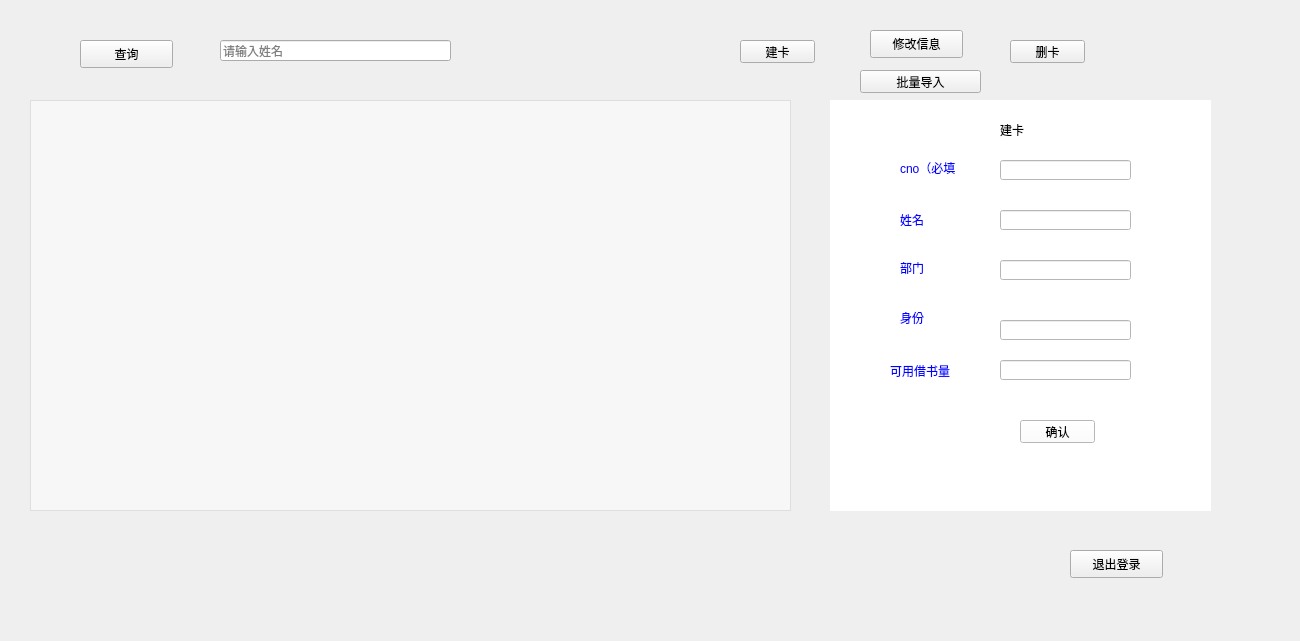
<?xml version="1.0" encoding="UTF-8"?>
<ui version="4.0">
 <class>cardpage</class>
 <widget class="QWidget" name="cardpage">
  <property name="geometry">
   <rect>
    <x>0</x>
    <y>0</y>
    <width>1300</width>
    <height>641</height>
   </rect>
  </property>
  <property name="windowTitle">
   <string>Form</string>
  </property>
  <widget class="QStackedWidget" name="controlPage">
   <property name="geometry">
    <rect>
     <x>830</x>
     <y>100</y>
     <width>381</width>
     <height>411</height>
    </rect>
   </property>
   <property name="styleSheet">
    <string notr="true">background-color: rgb(255, 255, 255);</string>
   </property>
   <property name="currentIndex">
    <number>1</number>
   </property>
   <widget class="QWidget" name="page_4">
    <widget class="QLabel" name="label_7">
     <property name="geometry">
      <rect>
       <x>150</x>
       <y>20</y>
       <width>81</width>
       <height>31</height>
      </rect>
     </property>
     <property name="styleSheet">
      <string notr="true">color: rgb(0, 0, 0);
font: 75 20pt &quot;Agency FB&quot;;</string>
     </property>
     <property name="text">
      <string>删除</string>
     </property>
    </widget>
    <widget class="QLabel" name="label_9">
     <property name="geometry">
      <rect>
       <x>40</x>
       <y>130</y>
       <width>71</width>
       <height>31</height>
      </rect>
     </property>
     <property name="styleSheet">
      <string notr="true">font: 12pt rgb(255, 0, 0)&quot;Agency FB&quot;;
color: rgb(0, 0, 255);</string>
     </property>
     <property name="text">
      <string>cno</string>
     </property>
    </widget>
    <widget class="QLineEdit" name="Boxdelete">
     <property name="geometry">
      <rect>
       <x>140</x>
       <y>130</y>
       <width>151</width>
       <height>31</height>
      </rect>
     </property>
     <property name="placeholderText">
      <string/>
     </property>
    </widget>
    <widget class="QPushButton" name="Btndelete">
     <property name="geometry">
      <rect>
       <x>160</x>
       <y>230</y>
       <width>75</width>
       <height>23</height>
      </rect>
     </property>
     <property name="styleSheet">
      <string notr="true">color: rgb(0, 0, 0);</string>
     </property>
     <property name="text">
      <string>确认</string>
     </property>
    </widget>
   </widget>
   <widget class="QWidget" name="page_5">
    <widget class="QLineEdit" name="cnoBox">
     <property name="geometry">
      <rect>
       <x>170</x>
       <y>60</y>
       <width>131</width>
       <height>20</height>
      </rect>
     </property>
     <property name="placeholderText">
      <string/>
     </property>
    </widget>
    <widget class="QLabel" name="label_23">
     <property name="geometry">
      <rect>
       <x>170</x>
       <y>20</y>
       <width>121</width>
       <height>20</height>
      </rect>
     </property>
     <property name="styleSheet">
      <string notr="true">color: rgb(0, 0, 0);</string>
     </property>
     <property name="text">
      <string>建卡</string>
     </property>
    </widget>
    <widget class="QLabel" name="label_24">
     <property name="geometry">
      <rect>
       <x>70</x>
       <y>60</y>
       <width>71</width>
       <height>16</height>
      </rect>
     </property>
     <property name="styleSheet">
      <string notr="true">color: rgb(0, 0, 255);</string>
     </property>
     <property name="text">
      <string>cno（必填</string>
     </property>
    </widget>
    <widget class="QLabel" name="label_25">
     <property name="geometry">
      <rect>
       <x>70</x>
       <y>160</y>
       <width>61</width>
       <height>16</height>
      </rect>
     </property>
     <property name="styleSheet">
      <string notr="true">color: rgb(0, 0, 255);</string>
     </property>
     <property name="text">
      <string>部门</string>
     </property>
    </widget>
    <widget class="QLabel" name="label_26">
     <property name="geometry">
      <rect>
       <x>70</x>
       <y>210</y>
       <width>61</width>
       <height>16</height>
      </rect>
     </property>
     <property name="styleSheet">
      <string notr="true">color: rgb(0, 0, 255);</string>
     </property>
     <property name="text">
      <string>身份</string>
     </property>
    </widget>
    <widget class="QLineEdit" name="nameBox">
     <property name="geometry">
      <rect>
       <x>170</x>
       <y>110</y>
       <width>131</width>
       <height>20</height>
      </rect>
     </property>
     <property name="placeholderText">
      <string/>
     </property>
    </widget>
    <widget class="QLineEdit" name="departmentBox">
     <property name="geometry">
      <rect>
       <x>170</x>
       <y>160</y>
       <width>131</width>
       <height>20</height>
      </rect>
     </property>
     <property name="placeholderText">
      <string/>
     </property>
    </widget>
    <widget class="QPushButton" name="okbottom">
     <property name="geometry">
      <rect>
       <x>190</x>
       <y>320</y>
       <width>75</width>
       <height>23</height>
      </rect>
     </property>
     <property name="styleSheet">
      <string notr="true">color: rgb(0, 0, 0);</string>
     </property>
     <property name="text">
      <string>确认</string>
     </property>
    </widget>
    <widget class="QLabel" name="label_28">
     <property name="geometry">
      <rect>
       <x>70</x>
       <y>110</y>
       <width>61</width>
       <height>20</height>
      </rect>
     </property>
     <property name="styleSheet">
      <string notr="true">color: rgb(0, 0, 255);</string>
     </property>
     <property name="text">
      <string>姓名</string>
     </property>
    </widget>
    <widget class="QLineEdit" name="avbookBox">
     <property name="geometry">
      <rect>
       <x>170</x>
       <y>260</y>
       <width>131</width>
       <height>20</height>
      </rect>
     </property>
     <property name="inputMask">
      <string/>
     </property>
     <property name="text">
      <string/>
     </property>
     <property name="placeholderText">
      <string/>
     </property>
    </widget>
    <widget class="QLabel" name="label_29">
     <property name="geometry">
      <rect>
       <x>60</x>
       <y>260</y>
       <width>101</width>
       <height>21</height>
      </rect>
     </property>
     <property name="styleSheet">
      <string notr="true">color: rgb(0, 0, 255);</string>
     </property>
     <property name="text">
      <string>可用借书量</string>
     </property>
    </widget>
    <widget class="QLineEdit" name="idBox">
     <property name="geometry">
      <rect>
       <x>170</x>
       <y>220</y>
       <width>131</width>
       <height>20</height>
      </rect>
     </property>
     <property name="placeholderText">
      <string/>
     </property>
    </widget>
   </widget>
   <widget class="QWidget" name="page_6">
    <widget class="QLabel" name="label_32">
     <property name="geometry">
      <rect>
       <x>151</x>
       <y>10</y>
       <width>81</width>
       <height>31</height>
      </rect>
     </property>
     <property name="text">
      <string>修改</string>
     </property>
    </widget>
    <widget class="QPushButton" name="okbottom_2">
     <property name="geometry">
      <rect>
       <x>170</x>
       <y>320</y>
       <width>75</width>
       <height>23</height>
      </rect>
     </property>
     <property name="styleSheet">
      <string notr="true">color: rgb(0, 0, 0);</string>
     </property>
     <property name="text">
      <string>确认</string>
     </property>
    </widget>
    <widget class="QLineEdit" name="idBox_2">
     <property name="geometry">
      <rect>
       <x>150</x>
       <y>220</y>
       <width>131</width>
       <height>20</height>
      </rect>
     </property>
     <property name="placeholderText">
      <string/>
     </property>
    </widget>
    <widget class="QLineEdit" name="nameBox_2">
     <property name="geometry">
      <rect>
       <x>150</x>
       <y>110</y>
       <width>131</width>
       <height>20</height>
      </rect>
     </property>
     <property name="placeholderText">
      <string/>
     </property>
    </widget>
    <widget class="QLineEdit" name="avbookBox_2">
     <property name="geometry">
      <rect>
       <x>150</x>
       <y>260</y>
       <width>131</width>
       <height>20</height>
      </rect>
     </property>
     <property name="inputMask">
      <string/>
     </property>
     <property name="text">
      <string/>
     </property>
     <property name="placeholderText">
      <string/>
     </property>
    </widget>
    <widget class="QLabel" name="label_27">
     <property name="geometry">
      <rect>
       <x>50</x>
       <y>160</y>
       <width>61</width>
       <height>16</height>
      </rect>
     </property>
     <property name="styleSheet">
      <string notr="true">color: rgb(0, 0, 255);</string>
     </property>
     <property name="text">
      <string>部门</string>
     </property>
    </widget>
    <widget class="QLabel" name="label_31">
     <property name="geometry">
      <rect>
       <x>50</x>
       <y>60</y>
       <width>71</width>
       <height>16</height>
      </rect>
     </property>
     <property name="styleSheet">
      <string notr="true">color: rgb(170, 0, 0);</string>
     </property>
     <property name="text">
      <string>cno（必填）</string>
     </property>
    </widget>
    <widget class="QLineEdit" name="cnoBox_2">
     <property name="geometry">
      <rect>
       <x>150</x>
       <y>60</y>
       <width>131</width>
       <height>20</height>
      </rect>
     </property>
     <property name="placeholderText">
      <string/>
     </property>
    </widget>
    <widget class="QLabel" name="label_33">
     <property name="geometry">
      <rect>
       <x>50</x>
       <y>210</y>
       <width>61</width>
       <height>16</height>
      </rect>
     </property>
     <property name="styleSheet">
      <string notr="true">color: rgb(0, 0, 255);</string>
     </property>
     <property name="text">
      <string>身份</string>
     </property>
    </widget>
    <widget class="QLabel" name="label_34">
     <property name="geometry">
      <rect>
       <x>50</x>
       <y>110</y>
       <width>61</width>
       <height>20</height>
      </rect>
     </property>
     <property name="styleSheet">
      <string notr="true">color: rgb(70, 0, 255);</string>
     </property>
     <property name="text">
      <string>姓名</string>
     </property>
    </widget>
    <widget class="QLabel" name="label_35">
     <property name="geometry">
      <rect>
       <x>40</x>
       <y>260</y>
       <width>101</width>
       <height>21</height>
      </rect>
     </property>
     <property name="styleSheet">
      <string notr="true">color: rgb(0, 0, 255);</string>
     </property>
     <property name="text">
      <string>可用借书量</string>
     </property>
    </widget>
    <widget class="QLineEdit" name="departmentBox_2">
     <property name="geometry">
      <rect>
       <x>150</x>
       <y>160</y>
       <width>131</width>
       <height>20</height>
      </rect>
     </property>
     <property name="placeholderText">
      <string/>
     </property>
    </widget>
   </widget>
  </widget>
  <widget class="QPushButton" name="pushButton">
   <property name="geometry">
    <rect>
     <x>740</x>
     <y>40</y>
     <width>75</width>
     <height>23</height>
    </rect>
   </property>
   <property name="text">
    <string>建卡</string>
   </property>
  </widget>
  <widget class="QPushButton" name="pushButton_2">
   <property name="geometry">
    <rect>
     <x>1010</x>
     <y>40</y>
     <width>75</width>
     <height>23</height>
    </rect>
   </property>
   <property name="text">
    <string>删卡</string>
   </property>
  </widget>
  <widget class="QTableView" name="bookTable">
   <property name="geometry">
    <rect>
     <x>30</x>
     <y>100</y>
     <width>761</width>
     <height>411</height>
    </rect>
   </property>
   <property name="styleSheet">
    <string notr="true">background:rgb(255, 255, 255,0.5)</string>
   </property>
  </widget>
  <widget class="QPushButton" name="pushButton_7">
   <property name="geometry">
    <rect>
     <x>80</x>
     <y>40</y>
     <width>93</width>
     <height>28</height>
    </rect>
   </property>
   <property name="text">
    <string>查询</string>
   </property>
  </widget>
  <widget class="QLineEdit" name="searchbox">
   <property name="geometry">
    <rect>
     <x>220</x>
     <y>40</y>
     <width>231</width>
     <height>21</height>
    </rect>
   </property>
   <property name="placeholderText">
    <string>请输入姓名</string>
   </property>
  </widget>
  <widget class="QPushButton" name="pushButton_8">
   <property name="geometry">
    <rect>
     <x>1070</x>
     <y>550</y>
     <width>93</width>
     <height>28</height>
    </rect>
   </property>
   <property name="text">
    <string>退出登录</string>
   </property>
  </widget>
  <widget class="QPushButton" name="pushButton_9">
   <property name="geometry">
    <rect>
     <x>870</x>
     <y>30</y>
     <width>93</width>
     <height>28</height>
    </rect>
   </property>
   <property name="text">
    <string>修改信息</string>
   </property>
  </widget>
  <widget class="QPushButton" name="excelbtn">
   <property name="geometry">
    <rect>
     <x>860</x>
     <y>70</y>
     <width>121</width>
     <height>23</height>
    </rect>
   </property>
   <property name="text">
    <string>批量导入</string>
   </property>
  </widget>
 </widget>
 <resources/>
 <connections/>
</ui>
